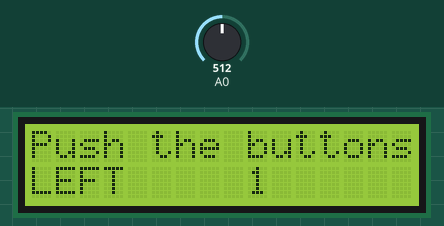
Simulated run of this sketch. Board: Arduino Uno, built with avr-gcc and run on an emulated ATmega328P. Shown: 16×2 character LCD. The inputs (shaded band) are chosen by the test bench; at power-on: A0 = 512. What the sketch prints to the serial monitor is not drawn.

Above: at 1.2 s.
1.3 s: A0 set to 592
3.5 s: A0 set to 612
At 4.3 s:
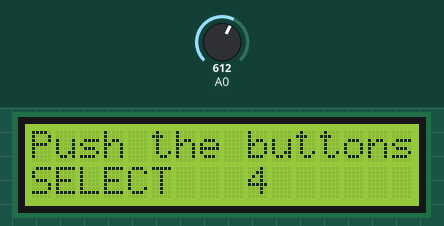
6.5 s: A0 set to 290
At 7.8 s:
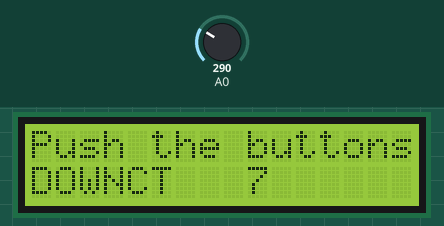
9.5 s: A0 set to 218
11.5 s: A0 set to 189
At 12.5 s:
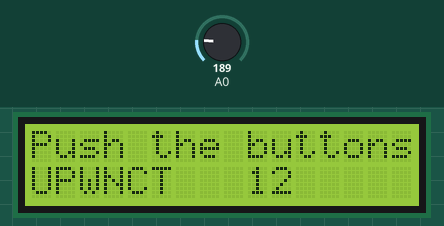
14.5 s: A0 set to 55
16.5 s: A0 set to 46
At 17.5 s:
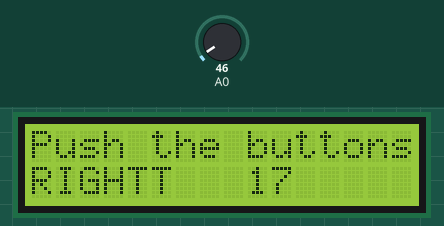
Timing chart, 0 to 19.5 s (numbered marks = the images above; inputs shaded):
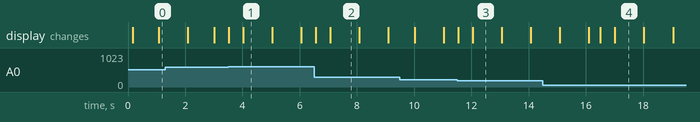

The sketch:

1.ino
```cpp
/*
   Displays text sent over the serial port (e.g. from the Serial Monitor) on
   an attached LCD.
  Compatible with the Arduino IDE 1.0
  Library version:1.1
*/
#include <LiquidCrystal.h>

LiquidCrystal lcd(8, 9, 4, 5, 6, 7);

int read_lcd_key  = 0;
int read_button  = 0;

#define BUTTON_NONE   0
#define BUTTON_SELECT 1
#define BUTTON_LEFT   2
#define BUTTON_DOWN   3
#define BUTTON_UP     4
#define BUTTON_RIGHT  5

int read_LCD_buttons()
{
  read_button = analogRead(0); //analog read from AO pin
  Serial.print("read_button : ");
  Serial.print(read_button);
  Serial.print(" : ");
  /* 1023 none
   * 638 select
   * 409 left
   * 256 down
   * 99 up
   * 0 right
   */

  if (read_button > 1000) return BUTTON_NONE;
  else if(read_button > 600) return BUTTON_SELECT;
  else if(read_button > 300) return BUTTON_LEFT;
  else if(read_button > 200) return BUTTON_DOWN;
  else if(read_button > 50) return BUTTON_UP;
  else return BUTTON_RIGHT;
}

void setup()
{
  lcd.begin(16, 2); //LCD init
  lcd.setCursor(0, 0); //LCD cursor set
  lcd.print("Push the buttons"); //LCD display
  Serial.begin(9600);
}

void loop()
{
  delay(100);
  lcd.setCursor(9, 1); //LCD cursor line 1 pannel 9
  lcd.print(millis() / 1000); //LCD display

  lcd.setCursor(0, 1); //LCD cursor line 1 pannel 0
  read_lcd_key = read_LCD_buttons(); //button read
  switch (read_lcd_key)
  {
    case BUTTON_RIGHT:
        lcd.print("RIGHT");//1
        Serial.print("RIGHT\n");
        break;
    case BUTTON_LEFT:
        lcd.print("LEFT");//3
        Serial.print("LEFT\n");
        break;
    case BUTTON_UP:
        lcd.print("UP");//4
        Serial.print("UP\n");
        break;
    case BUTTON_DOWN:
        lcd.print("DOWN");//2
        Serial.print("DOWN\n");
        break;
    case BUTTON_SELECT:
        lcd.print("SELECT");
        Serial.print("SELECT\n");
        break;
    case BUTTON_NONE:
        lcd.print("NONE");//2
        Serial.print("NONE\n");
        break;
  }

}
```

Measured:
- the behaviour switches between 600 and 601 on A0 (found by bisection; images 0 and 1)
- the behaviour switches between 201 and 200 on A0 (found by bisection; images 2 and 3)
- the behaviour switches between 51 and 50 on A0 (found by bisection; images 3 and 4)
- after the input at 3.5 s, the display: first changes at once (image 1 shows a later state)
- after the input at 6.5 s, the display: first changes after 0.07 s (image 2 shows a later state)
- after the input at 11.5 s, the display: first changes at once (image 3 shows a later state)
- after the input at 16.5 s, the display: first changes at once (image 4 shows a later state)
